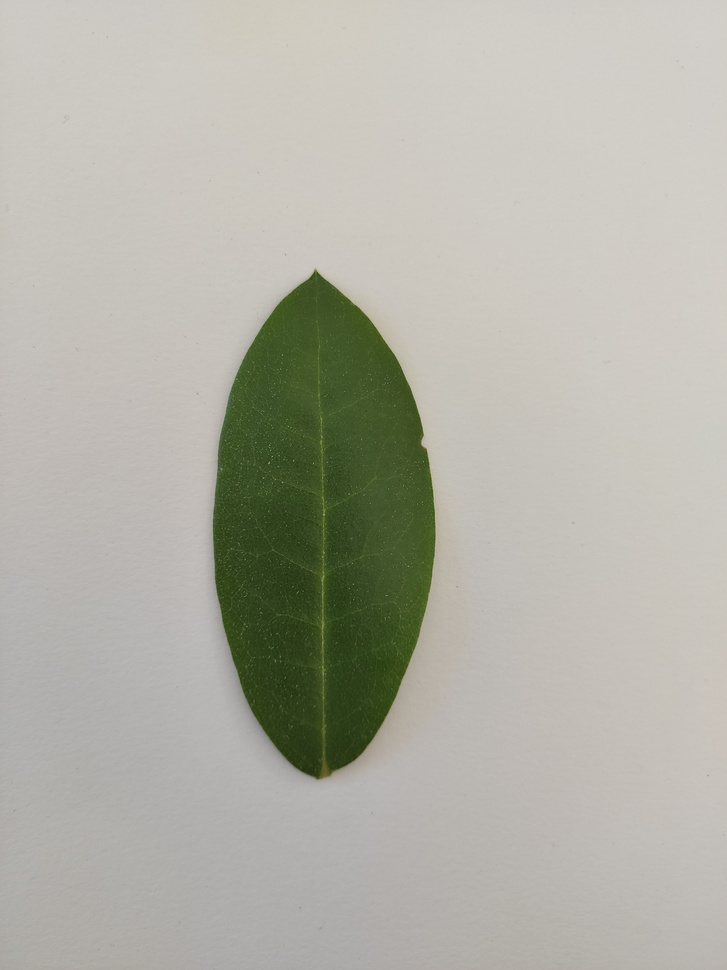
%> input picture cache/images/Pianta 3-01.jpg, 727 x 970 px, shrunk from 3000 x 4000 before the run
$ octave --eval "result = extractWavelet(imread('../../../cache/images/Pianta 3-01.jpg'));"   (GNU Octave 9; MATLAB toolbox functions it lacks are replaced by stand-ins)
%> lines starting %> are read from the running program, lines starting %| are printed output that depends on the picture
function features = extractWavelet(img)

% Check if the image is RGB; if so, convert it to grayscale.
if size(img,3) > 1
    img = rgb2gray(img);
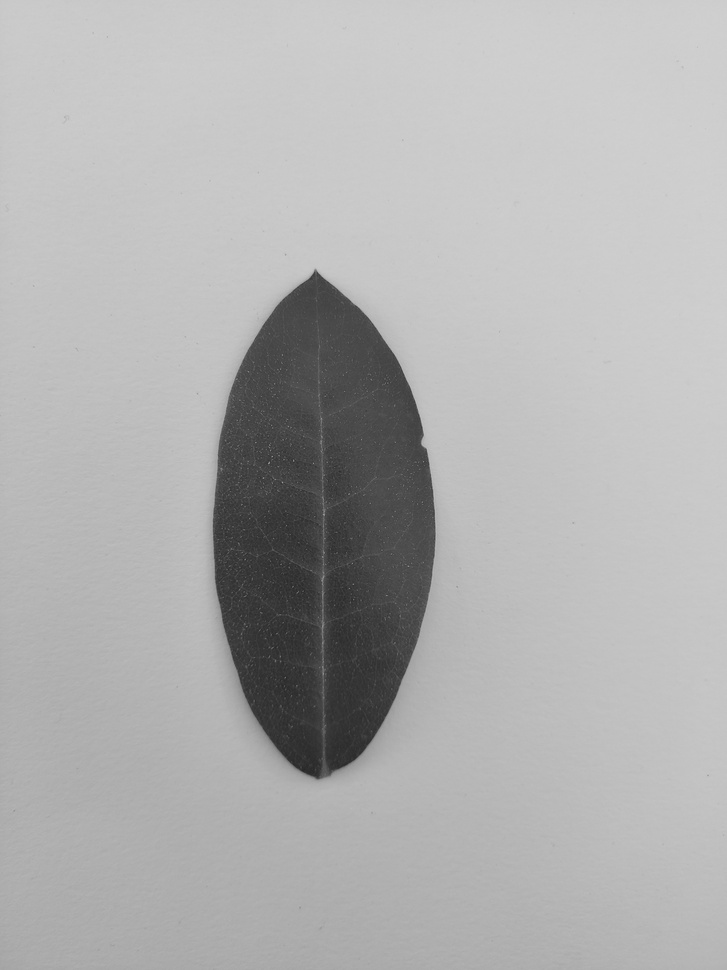
%> img: size 970x727 uint8; min 38, max 209, mean 176.3
end

% Convert to double for proper processing.
img = im2double(img);
%> img: size 970x727 double

waveletName = 'db1';

level = 6;

% Perform 2D wavelet decomposition.
[C,S] = wavedec2(img, level, waveletName);
%> S = [16 12; 16 12; 31 23; 61 46; 122 91; 243 182; 485 364; 970 727]

% Initialize the features vector.
features = [];

% For each level, extract the detailed coefficients:
% horizontal (H), vertical (V), and diagonal (D)
for i = 1:level
    [H, V, D] = detcoef2('all', C, S, i);
    % Compute the energy for each subband.
    energyH = sum(H(:).^2);
    energyV = sum(V(:).^2);
    energyD = sum(D(:).^2);
    % Concatenate the energies into the features vector.
    features = [features, energyH, energyV, energyD];
end
%> this loop made 6 passes
%> (energyH, energyV, energyD) on passes 1, 4, 5, 6: (15.41, 30.72, 8.03), (57.19, 218, 20.36), (97.87, 516.4, 47.31), (227.9, 1306.2, 116.6)
%> (energyH, energyV, energyD, features) on passes 2 to 3: (15.07, 47.66, 7.62, [15.41 30.72 8.03 15.07 47.66 7.62]), (25.35, 92.58, 8.81, [15.41 30.72 8.03 15.07 47.66 7.62 25.35 92.58 8.81])
%> pass 1, in extractWavelet, `[H, V, D] = detcoef2('all', C, S, i);`:
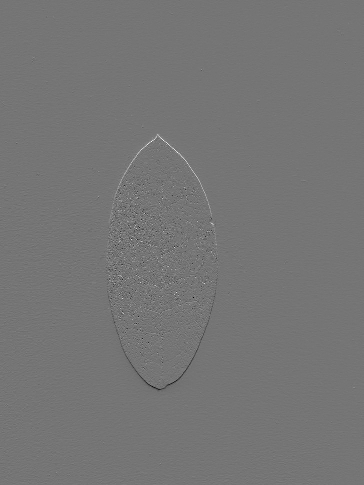
%> H: size 485x364 double; min -0.225, max 0.265, mean 0.000119; drawn with min black and max white
%> pass 1, in extractWavelet, `[H, V, D] = detcoef2('all', C, S, i);`:
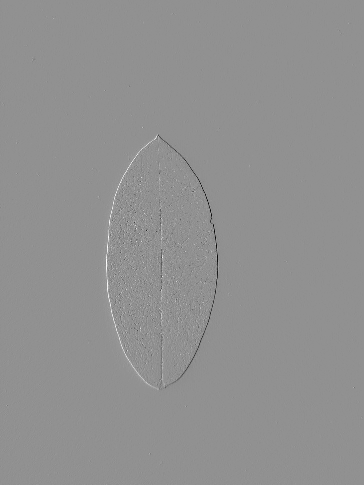
%> V: size 485x364 double; min -0.363, max 0.275, mean -6.43e-05; drawn with min black and max white
%> after the loop, features = 18 values, max 1306.2 at index 17, min 7.62 at index 6, mean 158.8

% Add the energy of the approximation coefficients at the final level.
A = appcoef2(C, S, waveletName, level);
energyA = sum(A(:).^2);
%> energyA = 396295.1
features = [features, energyA];
%> features = 19 values, max 396295.1 at index 19, min 7.62 at index 6, mean 21008.1
%> `result = extractWavelet(imread('../../../cache/images/Pianta 3-01.jpg'..`: result has the same summary as features in extractWavelet
end
